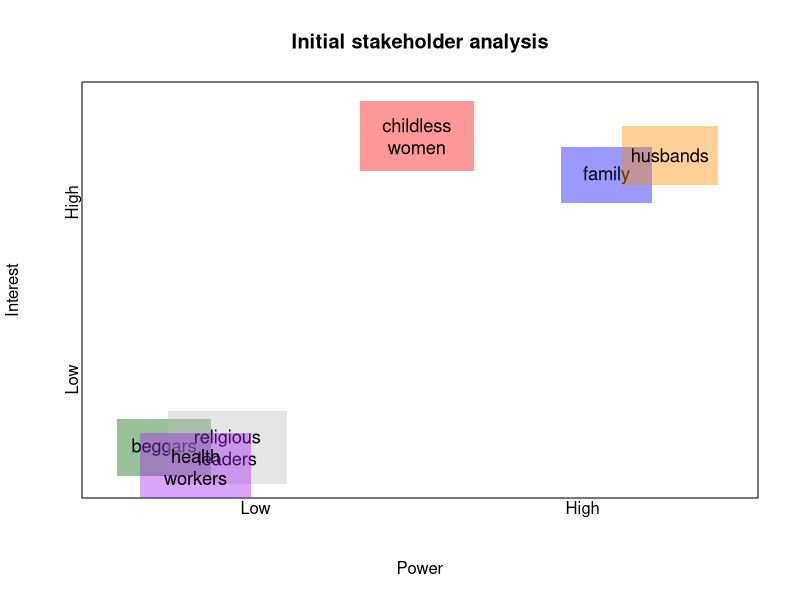
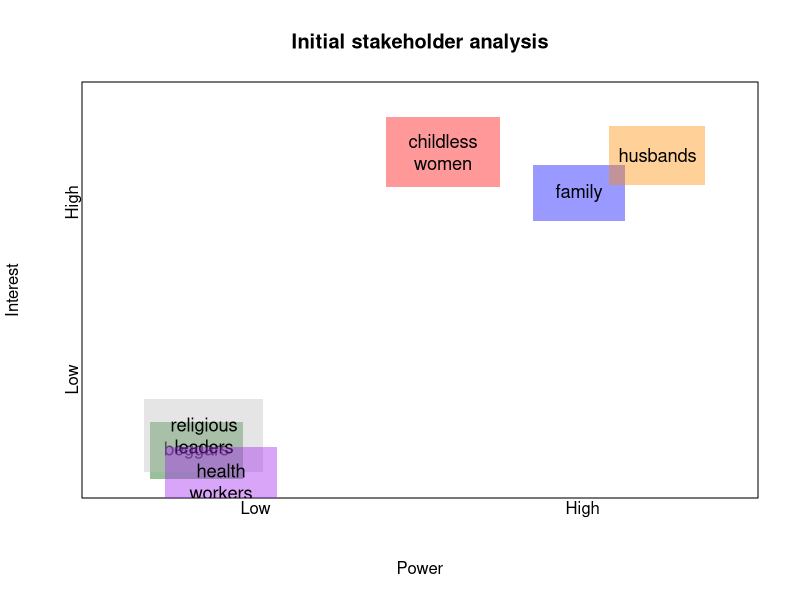
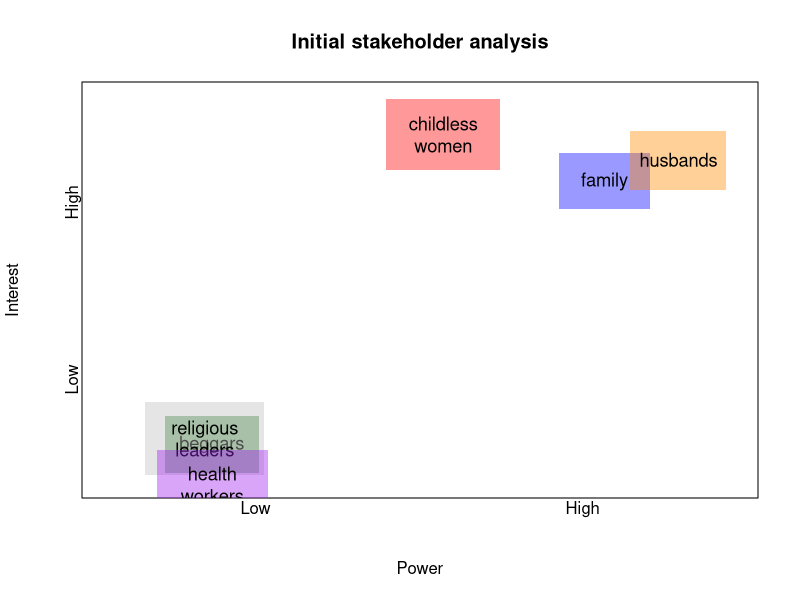
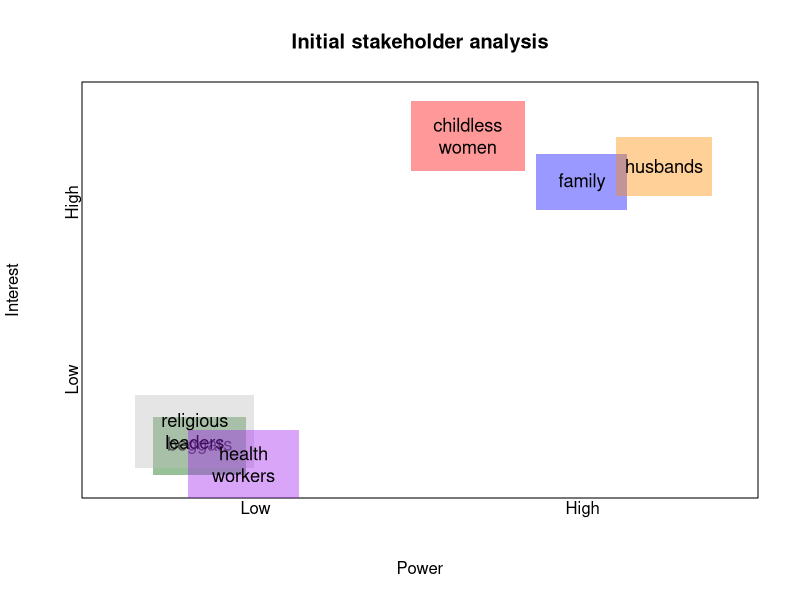
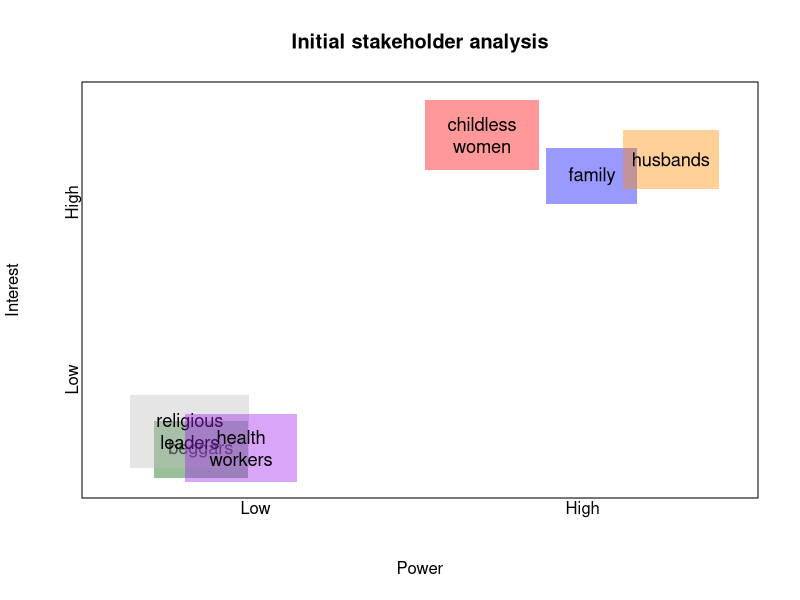
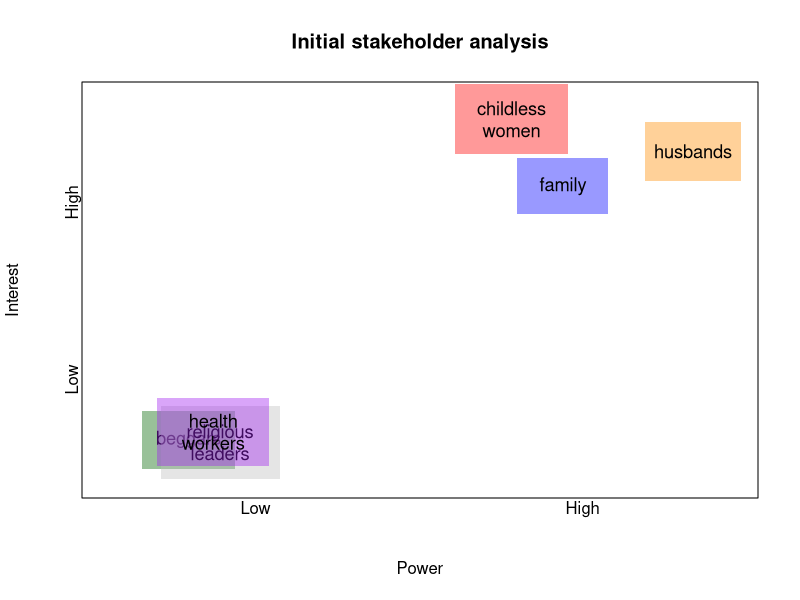
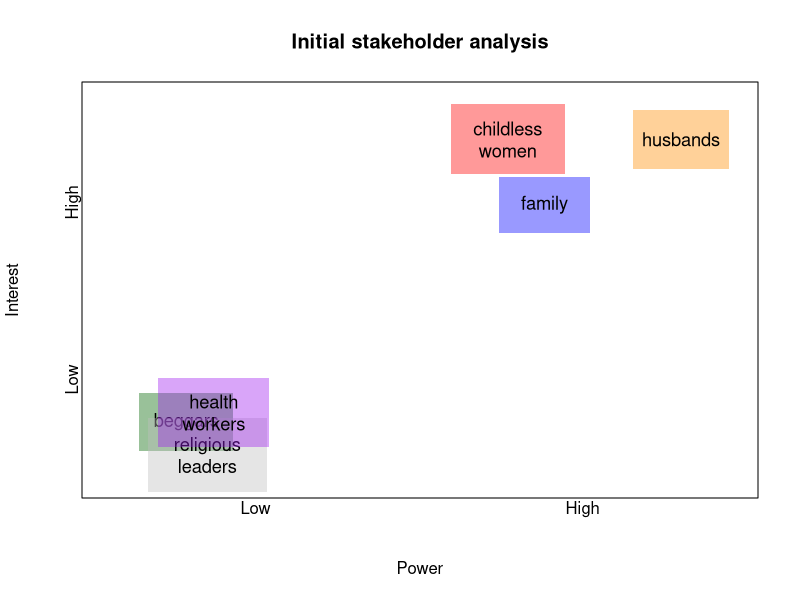
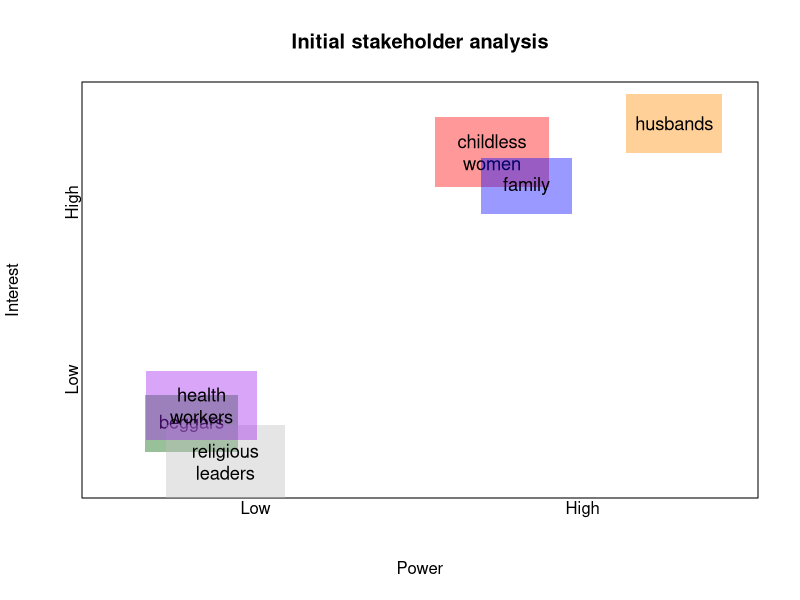

Generate these figures, in order, with R: (Note: this script raises an error after producing the figures.)
# Define how many plots
n <- 500

# Create a dataframe for storing plot objects
df <- data.frame(n = 1:n,
                 titles = NA)

# Add title objects
df$titles[1:round(0.1*n)] <- 'Initial stakeholder analysis'
df$titles[(round(0.1*n) + 1): round(0.5*n)] <- 'Phase 2'
df$titles[(round(0.5*n) + 1): n] <- 'Phase 3'


# Define function for making background plot
draw_background <- function(){
  plot(1:100,
       1:100, 
       type = 'n',
       xlab = 'Power',
       ylab = 'Interest',
       xaxt = 'n',
       yaxt = 'n')
  mtext(paste0('Low', paste0(rep(' ', 30), collapse = ' '), 'High'), side = 1)
  mtext(paste0('Low', paste0(rep(' ', 15), collapse = ' '), 'High'), side = 2)
}

# Define function for drawing shapes
draw_shape <- function(x = 50, y = 50, text = 'childless women', col = 'red'){
  size = 6 + (0.2 *nchar(text))
  xs <- c(x-size, x+size)
  xs_full <- c(xs, rev(xs))
  ys <- c(y-size, y+size)
  ys_full <- rep(ys, each = 2)
  polygon(x = xs_full,
          y = ys_full,
          col = col,
          border = NA)
  text(x = x, y = y, labels = text, cex = 1.1)
}

# Define groups and colors
groups <- c('childless\nwomen',
            'family',
            'beggars',
            'religious\nleaders',
            'husbands',
            'health\nworkers')
colors <- c('red',
            'blue',
            'darkgreen',
            'grey',
            'darkorange',
            'purple') 
colors <- adjustcolor(colors, alpha.f = 0.4)

# Define starting coordinates
coordinates <- data.frame(group = groups,
                          color = colors,
                          x = c(50, 80, 10, 20, 90, 15),
                          y = c(90, 80, 10, 10, 85, 5),
                          stringsAsFactors = FALSE,
                          x_trend = c(0.5, 0, 0.4, 0, -0.3, 0),
                          y_trend = c(-0.3, -0.2, 0, 0, 0.2, 0.2))

# Make visualization
root <- getwd()
dir.create('output')
setwd('output')
for (i in 1:nrow(df)){
  # Make filename
  filename <- as.character(i)
  while(nchar(filename) < 4){
    filename <- paste0('0', filename)
  }
  filename <- paste0(filename, '.png')
  png(filename = filename,
      width = 680, height = 480)
  # Start a blank canvas for this row:
  draw_background()
  title(main = df$titles[i])
  
  # Group-specific action
  for (j in 1:nrow(coordinates)){
    # Draw
    draw_shape(x = coordinates$x[j], 
               y = coordinates$y[j], 
               text = coordinates$group[j], 
               col = coordinates$color[j])
    # Jitter coordinates
    if(i < nrow(df)){
      coordinates$x[j] <- coordinates$x[j] + sample(seq(-5, 5, 0.01), 1) + 
        coordinates$x_trend[j]
      while(coordinates$x[j] >100 | coordinates$x[j] < 0){
        coordinates$x[j] <- coordinates$x[j] + sample(seq(-5, 5, 0.01), 1)
      }
      coordinates$y[j] <- coordinates$y[j] + sample(seq(-5, 5, 0.01), 1) +
        coordinates$y_trend[j]
      while(coordinates$y[j] >100 | coordinates$y[j] < 0){
        coordinates$y[j] <- coordinates$y[j] + sample(seq(-5, 5, 0.01), 1)
      }
    }
  }
  dev.off()
  print(i)
}
setwd(root)